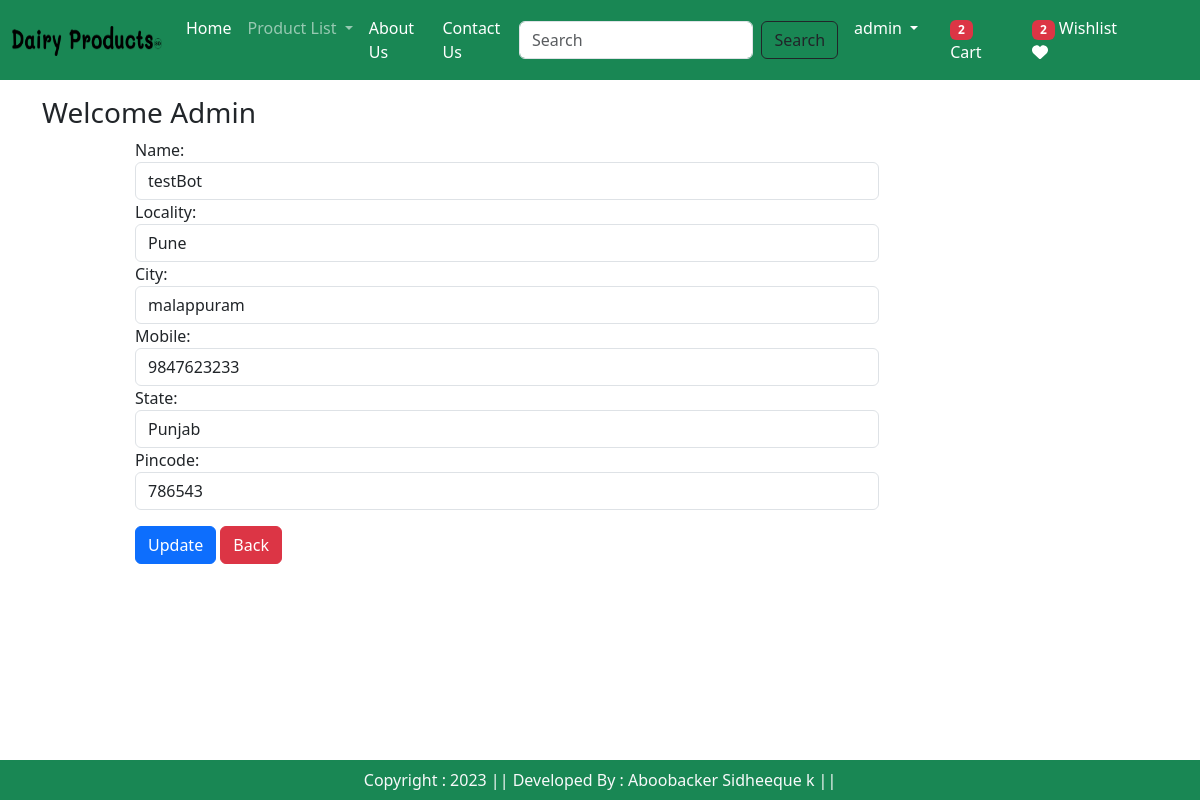
The page /updateaddress/1 (signed in) on the database its author committed.
### app/models.py (models this page shows, shortened)
class Customer(models.Model):
    user = models.ForeignKey(User,on_delete=models.CASCADE)
    name = models.CharField(max_length=200)
    locality = models.CharField(max_length=200)
    city = models.CharField(max_length=50)
    mobile = models.IntegerField(default=0)
    pincode = models.IntegerField()
    state = models.CharField(choices=STATE_CHOICES,max_length=100)

### app/views.py (the view, shortened to what this page needs)
# urls.py: path('updateaddress/<int:pk>',views.updateAddress.as_view(),name='updateaddress'),
@method_decorator(login_required,name='dispatch')
class updateAddress(View):
    def get(self,request,pk):
        totalitem =0
        wishitem = 0
        if request.user.is_authenticated:
            totalitem = len(Cart.objects.filter(user=request.user)) # pylint: disable=E1101
            wishitem = len(Wishlist.objects.filter(user=request.user)) # pylint: disable=E1101
        add = Customer.objects.get(pk=pk)  # pylint: disable=E1101
        form =CustomerProfileForm( instance=add)
        context ={ 'form':form,
                    'totalitem':totalitem,
                    'wishitem':wishitem,
                  }
        return render(request,'updateaddress.html',context)

### app/forms.py
class CustomerProfileForm(forms.ModelForm):
    class Meta:
        model  = Customer
        fields = ['name','locality','city','mobile','state','pincode']
        widgets={
            'name':forms.TextInput(attrs={'class':'form-control'}),
            'locality':forms.TextInput(attrs={'class':'form-control'}),
            'city':forms.TextInput(attrs={'class':'form-control'}),
            'mobile':forms.NumberInput(attrs={'class':'form-control'}),
            'state':forms.Select(attrs={'class':'form-control'}),
            'pincode':forms.NumberInput(attrs={'class':'form-control'}),
        }

### templates/updateaddress.html (shortened to what this page needs)
{% extends 'base.html' %}
{% load static %}
{% block main %}
<div class="container my-5">
    <div class="row">
        <h3>Welcome <span class="text-capitalize">{{request.user}}</span></h3>
    </div>
    <div class="col-sm-8 offset-sm-1">
        <form action="" method="post">
            {% for fm in form %}
                {{fm.label_tag}} {{fm}} <small class="text-danger">{{fm.errors|striptags}}</small>
            {% endfor %}
            <div class="col-12 mt-3">
                <button type="submit" class="btn btn-primary">Update</button>
                <a href="{% url 'address' %}" type="button" class="btn btn-danger"> Back</a>
            </div>
        </form>
    </div>
</div>
{% endblock main %}

### templates/base.html (shortened to what this page needs)
{% load static %}
<!DOCTYPE html>
<html>
  <head>
    <link rel="stylesheet" href="{% static '/css/owl.carousel.min.css' %}" />
    <link rel="stylesheet" href="{% static '/css/all.min.css' %}" />
    <link rel="stylesheet" href="{% static '/css/style.css' %}" />
    <link
      href="https://cdn.jsdelivr.net/npm/bootstrap@5.3.2/dist/css/bootstrap.min.css"
      rel="stylesheet"
    />
    <link rel="stylesheet" href="" />
  </head>
  <body style="min-height: 100vh; display: flex; flex-direction: column;">
    <br><br>
    <nav class="navbar navbar-expand-lg navbar-dark bg-success  pe-5 fixed-top" >
      <div class="container-fluid">
        <a class="navbar-brand" href="#">
          <img src="{% static 'images/banner/dp.png' %}"  width="150" height="30"/>
        </a>
        <div class="collapse navbar-collapse" id="navbarSupportedContent">
          <ul class="navbar-nav me-auto mb-2 mb-lg-0">
            {% if request.user.is_authenticated %}
            <li class="nav-item">
              <a class="nav-link active" aria-current="page" href="/">Home</a>
            </li>
            <li class="nav-item dropdown">
              <a class="nav-link dropdown-toggle" href="#" role="button" data-bs-toggle="dropdown" aria-expanded="false">
                Product List
              </a>
            </li>
            <li class="nav-item">
              <a class="nav-link text-white" href="{% url 'about' %}">About Us</a>
            </li>
            <li class="nav-item">
              <a class="nav-link text-white" href="{% url 'contact' %}">Contact Us</a>
            </li>
          </ul>
          <form class="d-flex" role="search" action="/search">
            <input class="form-control me-2" type="search" placeholder="Search"  name="search"  aria-label="Search">
            <button class="btn btn-outline-dark " type="submit">Search</button>
          </form>
          <ul class="navbar-nav me-auto mb-2 mb-lg-0">
            <li class="nav-item dropdown mx-2">
              <a class="nav-link dropdown-toggle text-white" href="#" id="profileDropdown" role="button" data-bs-toggle="dropdown" aria-expanded="false" >
                {{request.user}}
              </a>
            </li>
            <li class="nav-item mx-2">
                <a href="{% url 'showcart' %}" class="nav-link text-white"><span class="badge bg-danger">  {% if totalitem and totalitem > 0 %} {{totalitem}} {% endif %}</span> Cart</a>
              </li>
            <li class="nav-item mx-2">
                <a href="{% url 'showwishlist' %}" class="nav-link text-white"><span class="badge bg-danger">  {% if wishitem and wishitem > 0 %} {{wishitem}} {% endif %}</span> Wishlist <i class="fa fa-heart "></i>  </a>
            </li>
            {% endif %}
          </ul>
        </div>
      </div>
    </nav>
{% block main %}{% endblock main %}
    <br><br><br>
    <footer class="container-fluid bg-success text-center  p-2 mt-5 text-light  fixed-bottom  ">
      Copyright : 2023   ||   Developed By : Aboobacker Sidheeque k ||
    </footer>
    </body>
</html>

### rows shown on the page
Customer: form "testBot" "Pune" "malappuram" "9847623233" "Punjab" "786543"

### other values the page prints
{{ request.user }} "admin"
{{ totalitem }} "2"
{{ wishitem }} "2"
{{ request.user }} "Admin"
{{ fm.label_tag }} "Name:" "Locality:" "City:" "Mobile:" "State:" "Pincode:"
